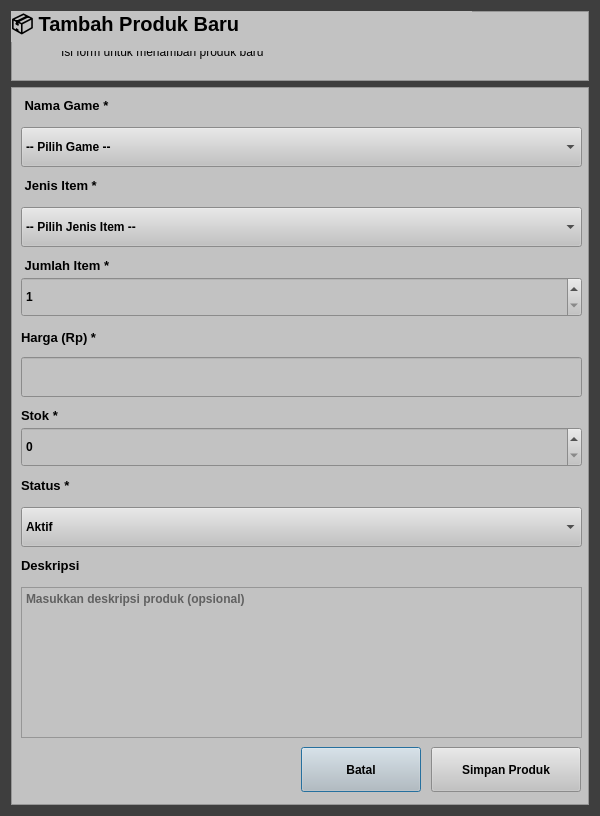
<?xml version="1.0" encoding="UTF-8"?>
<ui version="4.0">
 <class>dialogTambahProduk</class>
 <widget class="QDialog" name="dialogTambahProduk">
  <property name="geometry">
   <rect>
    <x>0</x>
    <y>0</y>
    <width>600</width>
    <height>816</height>
   </rect>
  </property>
  <property name="windowTitle">
   <string>Tambah Produk Baru</string>
  </property>
  <property name="styleSheet">
   <string notr="true">background-color: rgb(62, 62, 62);</string>
  </property>
  <layout class="QVBoxLayout" name="verticalLayout">
   <item>
    <widget class="QFrame" name="frame">
     <property name="minimumSize">
      <size>
       <width>0</width>
       <height>70</height>
      </size>
     </property>
     <property name="maximumSize">
      <size>
       <width>16777215</width>
       <height>70</height>
      </size>
     </property>
     <property name="styleSheet">
      <string notr="true">background-color: rgb(194, 194, 194);</string>
     </property>
     <property name="frameShape">
      <enum>QFrame::StyledPanel</enum>
     </property>
     <property name="frameShadow">
      <enum>QFrame::Plain</enum>
     </property>
     <widget class="QLabel" name="lblJudulTambah">
      <property name="geometry">
       <rect>
        <x>0</x>
        <y>0</y>
        <width>461</width>
        <height>31</height>
       </rect>
      </property>
      <property name="font">
       <font>
        <pointsize>15</pointsize>
        <weight>75</weight>
        <bold>true</bold>
       </font>
      </property>
      <property name="text">
       <string>📦 Tambah Produk Baru</string>
      </property>
     </widget>
     <widget class="QLabel" name="label">
      <property name="geometry">
       <rect>
        <x>50</x>
        <y>40</y>
        <width>231</width>
        <height>16</height>
       </rect>
      </property>
      <property name="text">
       <string>Isi form untuk menambah produk baru
</string>
      </property>
     </widget>
    </widget>
   </item>
   <item>
    <widget class="QFrame" name="frame_2">
     <property name="styleSheet">
      <string notr="true">background-color: rgb(194, 194, 194);</string>
     </property>
     <property name="frameShape">
      <enum>QFrame::StyledPanel</enum>
     </property>
     <property name="frameShadow">
      <enum>QFrame::Plain</enum>
     </property>
     <widget class="QLabel" name="lblGame">
      <property name="geometry">
       <rect>
        <x>10</x>
        <y>10</y>
        <width>121</width>
        <height>16</height>
       </rect>
      </property>
      <property name="font">
       <font>
        <pointsize>10</pointsize>
        <weight>75</weight>
        <bold>true</bold>
       </font>
      </property>
      <property name="text">
       <string> Nama Game *</string>
      </property>
     </widget>
     <widget class="QComboBox" name="cmbJenisItem">
      <property name="geometry">
       <rect>
        <x>10</x>
        <y>40</y>
        <width>561</width>
        <height>40</height>
       </rect>
      </property>
      <property name="minimumSize">
       <size>
        <width>0</width>
        <height>40</height>
       </size>
      </property>
      <property name="font">
       <font>
        <weight>75</weight>
        <bold>true</bold>
       </font>
      </property>
      <item>
       <property name="text">
        <string>-- Pilih Game --</string>
       </property>
      </item>
      <item>
       <property name="text">
        <string>Mobile Lagend</string>
       </property>
      </item>
      <item>
       <property name="text">
        <string>Free Fire</string>
       </property>
      </item>
      <item>
       <property name="text">
        <string>PUBG Mobile</string>
       </property>
      </item>
      <item>
       <property name="text">
        <string>Genshin Impact</string>
       </property>
      </item>
      <item>
       <property name="text">
        <string>Valorant</string>
       </property>
      </item>
      <item>
       <property name="text">
        <string>Arena Of Valor</string>
       </property>
      </item>
     </widget>
     <widget class="QComboBox" name="cmbJenisItem_2">
      <property name="geometry">
       <rect>
        <x>10</x>
        <y>120</y>
        <width>561</width>
        <height>40</height>
       </rect>
      </property>
      <property name="minimumSize">
       <size>
        <width>0</width>
        <height>40</height>
       </size>
      </property>
      <property name="font">
       <font>
        <weight>75</weight>
        <bold>true</bold>
       </font>
      </property>
      <item>
       <property name="text">
        <string>-- Pilih Jenis Item --</string>
       </property>
      </item>
      <item>
       <property name="text">
        <string>Diamond</string>
       </property>
      </item>
      <item>
       <property name="text">
        <string>UC</string>
       </property>
      </item>
      <item>
       <property name="text">
        <string>VP Points</string>
       </property>
      </item>
      <item>
       <property name="text">
        <string>Genesis Crystal</string>
       </property>
      </item>
      <item>
       <property name="text">
        <string>Voucher</string>
       </property>
      </item>
     </widget>
     <widget class="QLabel" name="lblJenisItem">
      <property name="geometry">
       <rect>
        <x>10</x>
        <y>90</y>
        <width>121</width>
        <height>16</height>
       </rect>
      </property>
      <property name="font">
       <font>
        <pointsize>10</pointsize>
        <weight>75</weight>
        <bold>true</bold>
       </font>
      </property>
      <property name="text">
       <string> Jenis Item *</string>
      </property>
     </widget>
     <widget class="QLabel" name="lblJumlahItem">
      <property name="geometry">
       <rect>
        <x>10</x>
        <y>170</y>
        <width>121</width>
        <height>16</height>
       </rect>
      </property>
      <property name="font">
       <font>
        <pointsize>10</pointsize>
        <weight>75</weight>
        <bold>true</bold>
       </font>
      </property>
      <property name="text">
       <string> Jumlah Item *</string>
      </property>
     </widget>
     <widget class="QSpinBox" name="spinJumlah">
      <property name="geometry">
       <rect>
        <x>10</x>
        <y>190</y>
        <width>561</width>
        <height>40</height>
       </rect>
      </property>
      <property name="minimumSize">
       <size>
        <width>0</width>
        <height>40</height>
       </size>
      </property>
      <property name="font">
       <font>
        <weight>75</weight>
        <bold>true</bold>
       </font>
      </property>
      <property name="minimum">
       <number>1</number>
      </property>
      <property name="maximum">
       <number>999</number>
      </property>
     </widget>
     <widget class="QLabel" name="lblHargaItem">
      <property name="geometry">
       <rect>
        <x>10</x>
        <y>240</y>
        <width>121</width>
        <height>21</height>
       </rect>
      </property>
      <property name="font">
       <font>
        <pointsize>10</pointsize>
        <weight>75</weight>
        <bold>true</bold>
       </font>
      </property>
      <property name="text">
       <string>Harga (Rp) *</string>
      </property>
     </widget>
     <widget class="QLineEdit" name="txtHarga">
      <property name="geometry">
       <rect>
        <x>10</x>
        <y>270</y>
        <width>561</width>
        <height>40</height>
       </rect>
      </property>
      <property name="minimumSize">
       <size>
        <width>0</width>
        <height>40</height>
       </size>
      </property>
      <property name="font">
       <font>
        <weight>75</weight>
        <bold>true</bold>
       </font>
      </property>
      <property name="inputMask">
       <string> 999999999</string>
      </property>
      <property name="placeholderText">
       <string>Contoh: 25000</string>
      </property>
     </widget>
     <widget class="QLabel" name="lblStok">
      <property name="geometry">
       <rect>
        <x>10</x>
        <y>320</y>
        <width>121</width>
        <height>16</height>
       </rect>
      </property>
      <property name="font">
       <font>
        <pointsize>10</pointsize>
        <weight>75</weight>
        <bold>true</bold>
       </font>
      </property>
      <property name="text">
       <string>Stok *</string>
      </property>
     </widget>
     <widget class="QSpinBox" name="spinStok">
      <property name="geometry">
       <rect>
        <x>10</x>
        <y>340</y>
        <width>561</width>
        <height>40</height>
       </rect>
      </property>
      <property name="minimumSize">
       <size>
        <width>0</width>
        <height>40</height>
       </size>
      </property>
      <property name="font">
       <font>
        <weight>75</weight>
        <bold>true</bold>
       </font>
      </property>
      <property name="minimum">
       <number>0</number>
      </property>
      <property name="maximum">
       <number>999</number>
      </property>
      <property name="value">
       <number>0</number>
      </property>
     </widget>
     <widget class="QComboBox" name="cmbStatus">
      <property name="geometry">
       <rect>
        <x>10</x>
        <y>420</y>
        <width>561</width>
        <height>40</height>
       </rect>
      </property>
      <property name="minimumSize">
       <size>
        <width>0</width>
        <height>40</height>
       </size>
      </property>
      <property name="font">
       <font>
        <weight>75</weight>
        <bold>true</bold>
       </font>
      </property>
      <item>
       <property name="text">
        <string>Aktif</string>
       </property>
      </item>
      <item>
       <property name="text">
        <string>Tidak Aktif</string>
       </property>
      </item>
     </widget>
     <widget class="QLabel" name="lblStatus">
      <property name="geometry">
       <rect>
        <x>10</x>
        <y>390</y>
        <width>121</width>
        <height>16</height>
       </rect>
      </property>
      <property name="font">
       <font>
        <pointsize>10</pointsize>
        <weight>75</weight>
        <bold>true</bold>
       </font>
      </property>
      <property name="text">
       <string>Status *</string>
      </property>
     </widget>
     <widget class="QLabel" name="lblStatus_2">
      <property name="geometry">
       <rect>
        <x>10</x>
        <y>470</y>
        <width>121</width>
        <height>16</height>
       </rect>
      </property>
      <property name="font">
       <font>
        <pointsize>10</pointsize>
        <weight>75</weight>
        <bold>true</bold>
       </font>
      </property>
      <property name="text">
       <string>Deskripsi</string>
      </property>
     </widget>
     <widget class="QTextEdit" name="txtDeskripsi">
      <property name="geometry">
       <rect>
        <x>10</x>
        <y>500</y>
        <width>561</width>
        <height>151</height>
       </rect>
      </property>
      <property name="minimumSize">
       <size>
        <width>0</width>
        <height>100</height>
       </size>
      </property>
      <property name="font">
       <font>
        <weight>75</weight>
        <bold>true</bold>
       </font>
      </property>
      <property name="placeholderText">
       <string>Masukkan deskripsi produk (opsional)</string>
      </property>
     </widget>
     <widget class="QPushButton" name="btnBatal">
      <property name="geometry">
       <rect>
        <x>290</x>
        <y>660</y>
        <width>120</width>
        <height>45</height>
       </rect>
      </property>
      <property name="minimumSize">
       <size>
        <width>120</width>
        <height>45</height>
       </size>
      </property>
      <property name="font">
       <font>
        <weight>75</weight>
        <bold>true</bold>
       </font>
      </property>
      <property name="text">
       <string>Batal</string>
      </property>
     </widget>
     <widget class="QPushButton" name="btnSimpan">
      <property name="geometry">
       <rect>
        <x>420</x>
        <y>660</y>
        <width>150</width>
        <height>45</height>
       </rect>
      </property>
      <property name="minimumSize">
       <size>
        <width>150</width>
        <height>45</height>
       </size>
      </property>
      <property name="font">
       <font>
        <weight>75</weight>
        <bold>true</bold>
       </font>
      </property>
      <property name="text">
       <string>Simpan Produk</string>
      </property>
     </widget>
    </widget>
   </item>
  </layout>
 </widget>
 <resources/>
 <connections/>
</ui>
